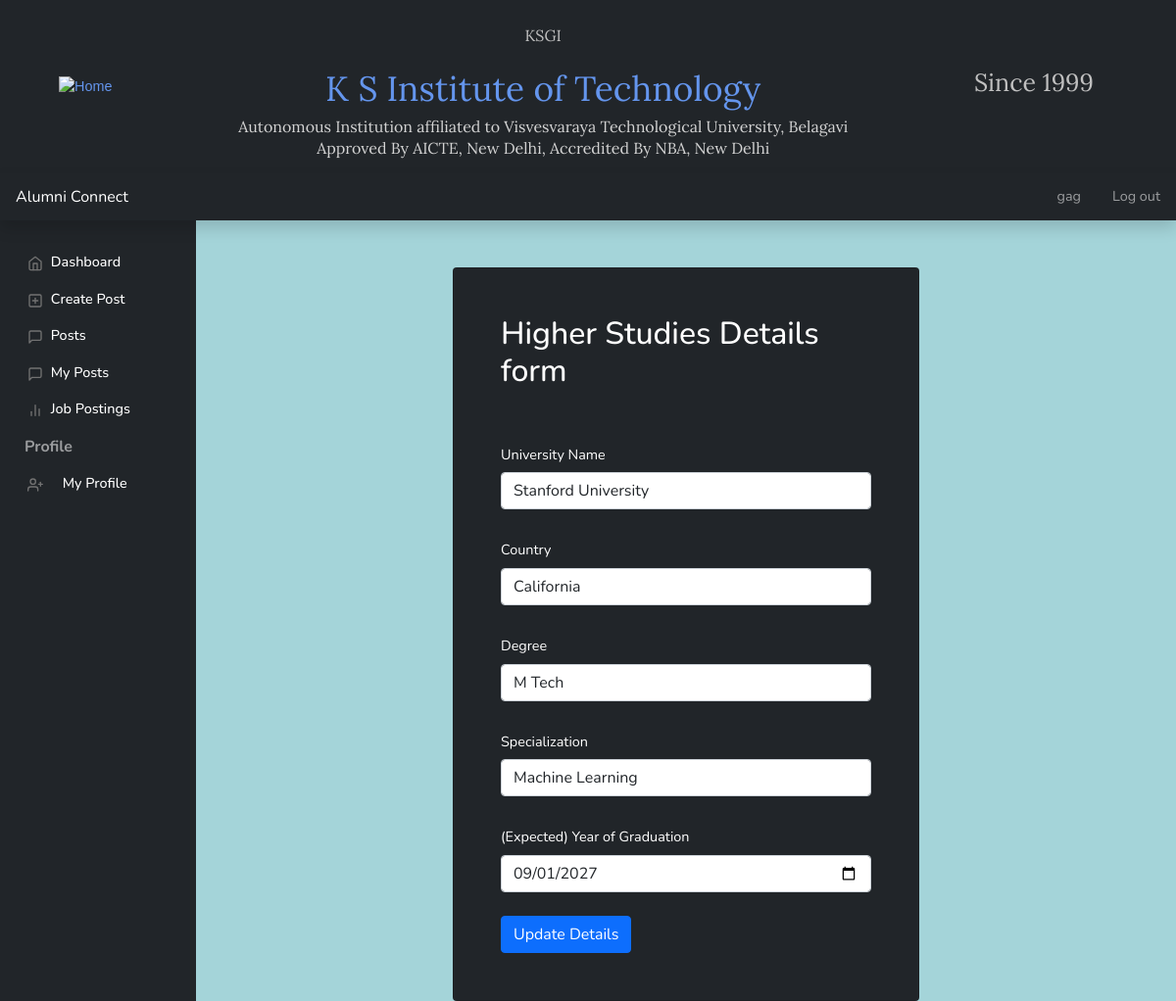
The page /alumni/update2 (signed in) on the database its author committed.
### alumni/models.py (models this page shows)
class Higherstudies(models.Model):
    alumnus = models.OneToOneField(Alumni, on_delete=models.CASCADE,null=True,blank=True)
    college_name = models.CharField(max_length=100)
    specialization = models.CharField(max_length=100, null=True,choices=spe_choices)
    degree = models.CharField(max_length=20, null=True,choices=degree_choices)
    location=models.CharField(max_length=20,null=True)
    yearofgrad = models.DateField(max_length=10, null=True)
    class Meta:
        db_table = 'higherstudies'

### alumni/views.py (the view)
# urls.py: path('update2',views.update2,name='update2'),
def update2(request):
    Al =  Alumni.objects.get(user=request.user)
    if request.method=='POST':
        try:
            H=Higherstudies.objects.get(alumnus=Al)
            form=Highform(request.POST,instance=H)
            if form.is_valid():
                instance=form.save(commit=False)
                instance.alumnus=Alumni.objects.get(user = request.user)
                instance.save()
                return redirect('/alumni/profile')
        except:
            form=Highform(request.POST)
            if form.is_valid():
                instance=form.save(commit=False)
                instance.alumnus=Alumni.objects.get(user = request.user)
                instance.save()
                return redirect('/alumni/profile')
    else:
        try:
            H=Higherstudies.objects.get(alumnus=Al)
            form=Highform(instance=H)
            return render(request, "alumni/higher.html",{'form':form})
        except:
            form=Highform()
            return render(request, "alumni/higher.html",{'form':form})

### alumni/forms.py
class Highform(forms.ModelForm):
    class Meta:
        model=Higherstudies
        fields= '__all__'
        widgets = {
            'college_name': forms.TextInput(attrs={"class": "form-control", "placeholder": "Enter the college name"}),
            'location': forms.TextInput(attrs={"class": "form-control", "placeholder": "Enter the Institute country"}),
            'specialization': forms.Select(attrs={"class": "form-control", "placeholder": "Enter the specialization"}),
            'degree': forms.Select(attrs={"class": "form-control", "placeholder": "Enter the degree"}),
            'yearofgrad': forms.DateInput(attrs={ "type":'date',"class": "form-control", "placeholder": "select date of graduation (expected)"}),
        }

### alumni/templates/alumni/higher.html (shortened to what this page needs)
{% extends "base.html" %}
{% block sidebar %}
{% if perms.auth.is_admin %}
{% include "admin/components/sidebar.html" %}
{% elif perms.auth.is_alumnus %}
{% include "alumni/components/sidebar.html" %}
{% elif perms.auth.is_student %}
{% include "student/components/sidebar.html" %}
{% endif %}
{% endblock %}
{% block content %}
<main class="col-md-3 ms-sm-auto col-lg-10 px-md-4">
    <div class="card text-white bg-dark col-md-6 offset-md-3 mt-5 p-5">
        <h1 class="h2 mb-4">Higher Studies Details form</h1>
        <form method="post">
          <div class="mt-4">
            <label class="col-form-label">University Name</label>
            {{ form.college_name }}
          </div>
          <div class="mt-4">
            <label class="col-form-label">Country</label>
            {{ form.location}}
          </div>
          <div class="mt-4">
            <label class="col-form-label">Degree</label>
            {{ form.degree }}
          </div>
          <div class="mt-4">
            <label class="col-form-label">Specialization</label>
            {{ form.specialization }}
          </div>
          <div class="mt-4">
            <label class="col-form-label">(Expected) Year of Graduation</label>
            {{ form.yearofgrad}}
          </div>
          <div class="mt-4">
            <button type="submit" class="btn btn-primary">Update Details</button>
          </div>
        </form>
      </div>
  </main>
{% endblock %}

### templates/base.html (shortened to what this page needs)
<!DOCTYPE html>
<html lang="en">
<head>
    {% include 'styles.html' %}
    <link rel="stylesheet" href="https://cdn.jsdelivr.net/npm/bootstrap-icons@1.7.2/font/bootstrap-icons.css">
</head>
<body style="background-image: url('https://encrypted-tbn0.gstatic.com/images?q=tbn:ANd9GcT_29Bc4_Br_L-YMg3EzgebvZsuxY8Dad6ALQ&usqp=CAU'); background-repeat: no-repeat;
background-attachment: fixed;
background-size: cover;">
    {% include 'rvheader.html' %}
    <header class="navbar navbar-dark sticky-top bg-dark flex-md-nowrap p-0 shadow">
        <a class="navbar-brand col-md-3 col-lg-2 me-0 px-3" href="{% url 'home' %}">Alumni Connect</a>
        <div class="navbar-nav">
            {% if user.is_authenticated %}
            <div class="nav-item text-nowrap">
                <a class="nav-link px-3" href="{% url 'home' %}">
                    {{ user.get_username }}
                </a>
            </div>
            {% endif %}
        </div>
        <div class="navbar-nav">
            {% if user.is_authenticated %}
            <div class="nav-item text-nowrap">
                <a class="nav-link px-3" href="{% url 'logout'%}?next=/">Log out</a>
            </div>
            {% else %}
            <div class="nav-item text-nowrap">
                <a class="nav-link px-3" href="{% url 'login' %}?next=/">Log in</a>
            </div>
            {% endif %}
        </div>
    </header>
    <div class="container-fluid">
        <div class="row">
            {% block sidebar %}
            {% endblock %}
            {% block content %}
            {% endblock %}
        </div>
    </div>
</body>
</html>

### static/css/style.css (style rules this page uses)
body { font-size: 0.9rem; font-family: 'Nunito', sans-serif; background-color:#41a6b079; }
a { color: cornflowerblue; text-decoration: none; }
.navbar-brand { padding-top: 0.75rem; padding-bottom: 0.75rem; font-size: 1rem; }

### rows shown on the page
Higherstudies: college_name "Stanford University", location "California", degree "M Tech", specialization "Machine Learning", yearofgrad "09/01/2027"

### other values the page prints
{{ user.get_username }} "gag"
